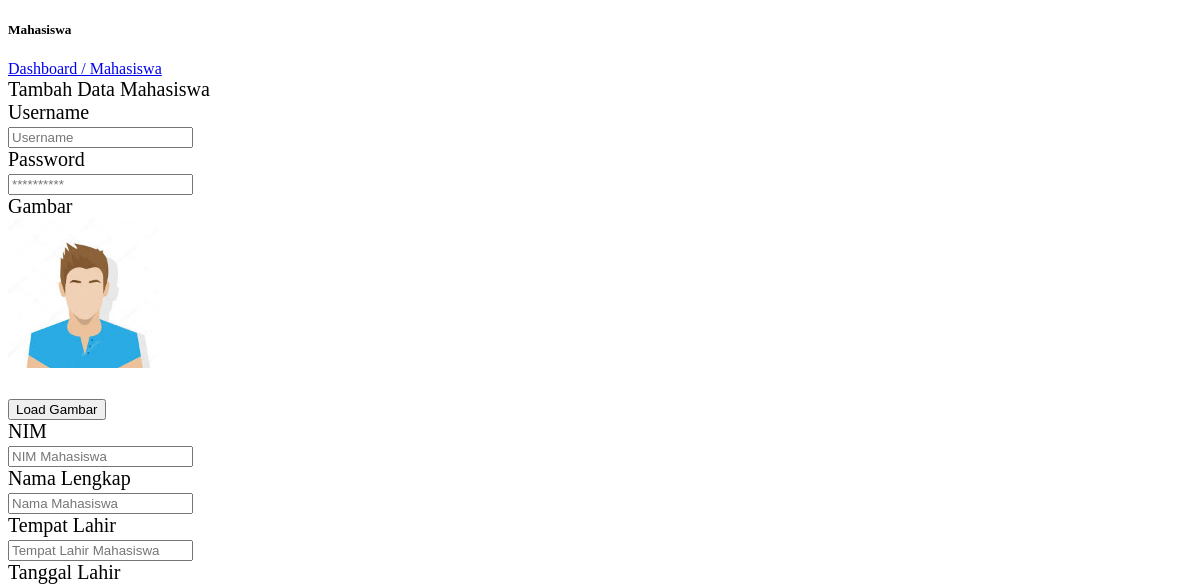
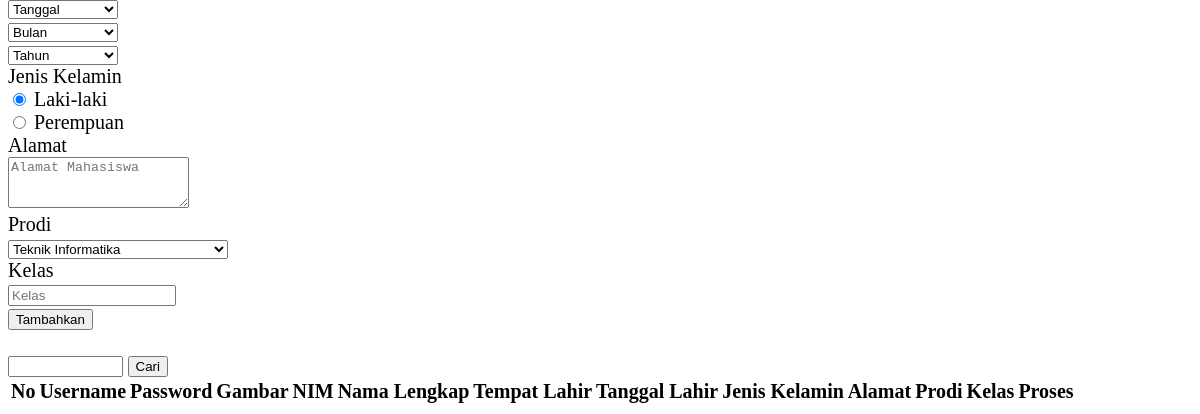
/module/admin/mahasiswa/dataMahasiswa.php, run on an earlier commit of the app's database (2 pictures, top to bottom).
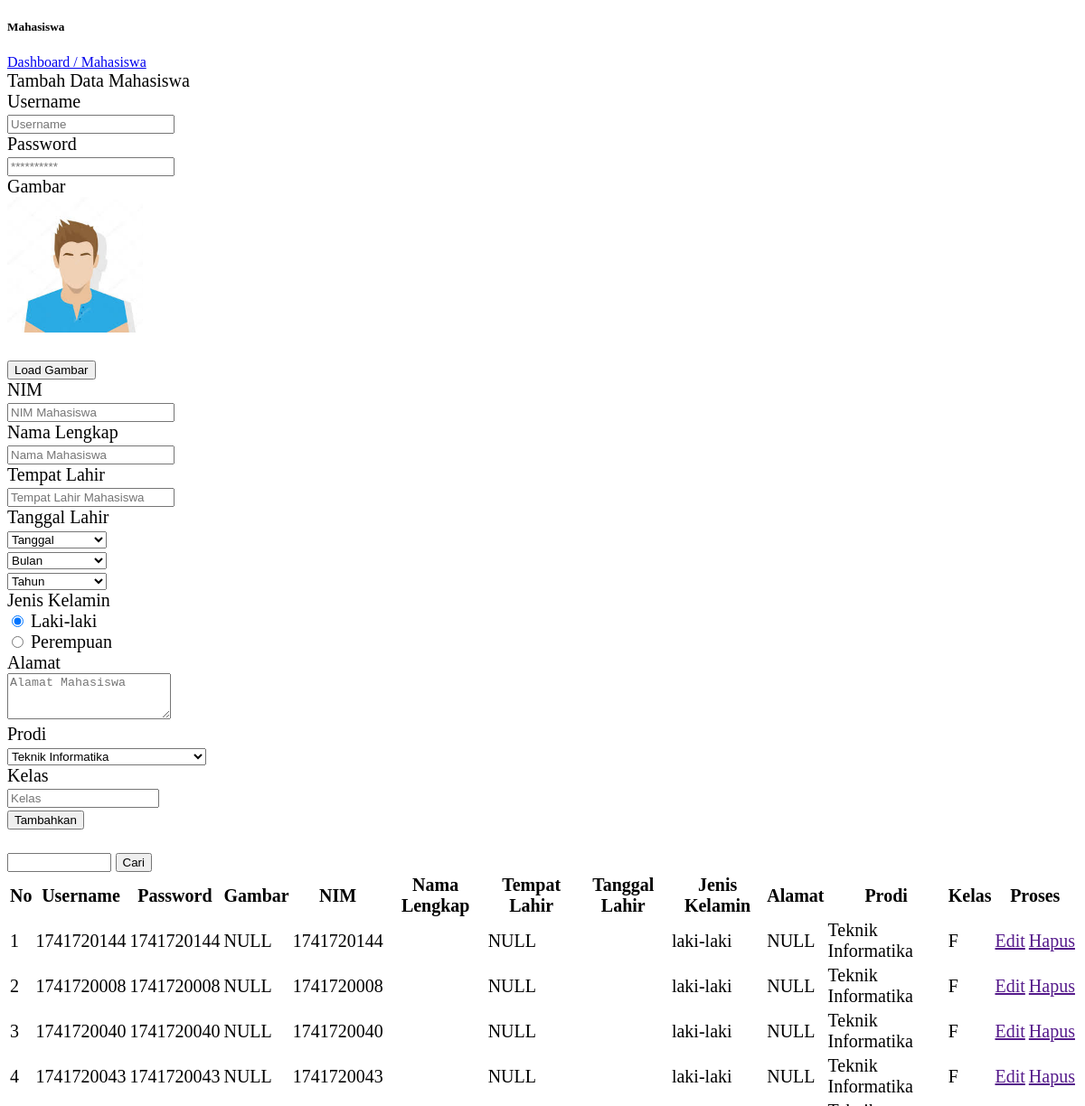
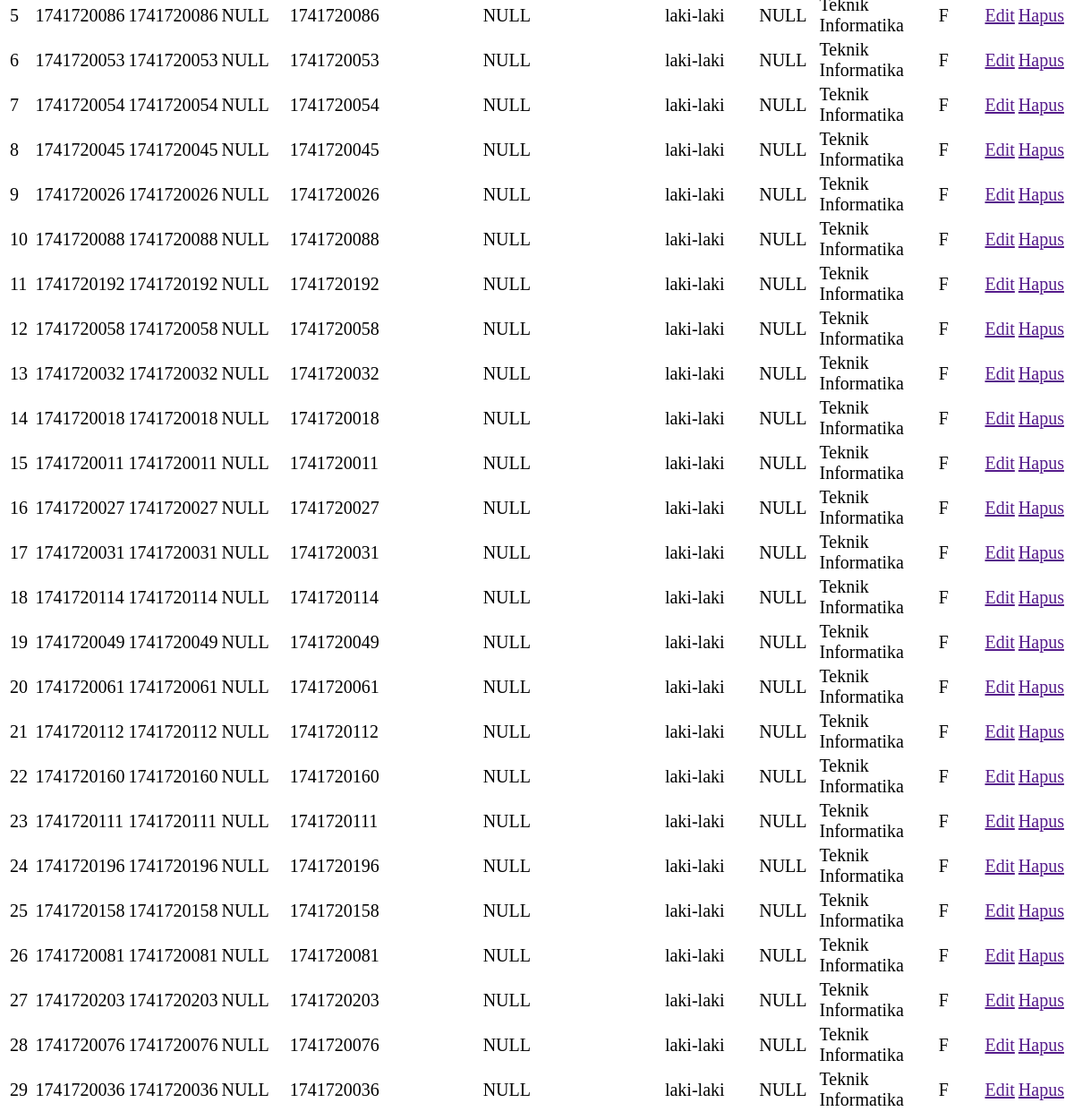
And on a later commit of the database (2 pictures, top to bottom).
### tables this page shows
CREATE TABLE `tabel_mahasiswa` (
  `id_mahasiswa` int(30) NOT NULL,
  `id_prodi` int(30) NOT NULL,
  `id_kelas` int(30) NOT NULL,
  `id_semester` int(11) NOT NULL,
  `nim` varchar(50) NOT NULL,
  `nama` varchar(100) NOT NULL,
  `alamat` varchar(250) DEFAULT NULL,
  `jenis_kelamin` enum('laki-laki','perempuan') NOT NULL,
  `tempat_lahir` varchar(50) DEFAULT NULL,
  `tanggal_lahir` date DEFAULT NULL,
  `foto` text,
  `waktu_edit` datetime DEFAULT NULL,
  `id_user` int(11) NOT NULL
);

CREATE TABLE `tabel_user` (
  `id_user` int(10) NOT NULL,
  `username` varchar(30) NOT NULL,
  `password` varchar(40) NOT NULL,
  `level` enum('mahasiswa','dosen','admin') NOT NULL
);

CREATE TABLE `tabel_prodi` (
  `id_prodi` int(30) NOT NULL,
  `nama` varchar(50) NOT NULL,
  `kode` varchar(30) NOT NULL
);

CREATE TABLE `tabel_kelas` (
  `id_kelas` int(30) NOT NULL,
  `kode_kelas` varchar(50) NOT NULL,
  `id_prodi` int(10) NOT NULL,
  `tingkat` int(11) NOT NULL
);

### module/admin/mahasiswa/dataMahasiswa.php (the view, shortened to what the rows shown need)
<!DOCTYPE html>
<html>
<head>
</head>
<body onload="setup();">
    <main role="main" class="container-fluid">
        <div id="dataMahasiswa" class="row">
            <div class="col-md-12 p-0" style="font-size:20px;">
                <div class="m-2 p-3 bg-white rounded shadow-sm">
                    <div class="media-body pb-3 mb-0 small lh-125">
                        <div class="isi">
                            <br>
                            <br>
                            <div class="scrolltable">
                                <table class="table table-striped table-bordered text-center">
                                    <thead>
                                        <tr>
                                            <th>No</th>
                                            <th>Username</th>
                                            <th>Password</th>
                                            <th>Gambar</th>
                                            <th>NIM</th>
                                            <th>Nama Lengkap</th>
                                            <th>Tempat Lahir</th>
                                            <th>Tanggal Lahir</th>
                                            <th>Jenis Kelamin</th>
                                            <th>Alamat</th>
                                            <th>Prodi</th>
                                            <th>Kelas</th>
                                            <th colspan="2">Proses</th>
                                        </tr>
                                    </thead>
                                    <tbody>
                                        <?php
                                            $query = "SELECT
                                            tabel_user.username,
                                            tabel_user.password,
                                            tabel_mahasiswa.nim,
                                            tabel_mahasiswa.nama,
                                            tabel_mahasiswa.alamat,
                                            tabel_mahasiswa.jenis_kelamin,
                                            tabel_mahasiswa.tempat_lahir,
                                            tabel_mahasiswa.tanggal_lahir,
                                            tabel_mahasiswa.foto,
                                            tabel_prodi.nama,
                                            tabel_kelas.kode_kelas
                                            FROM tabel_user INNER JOIN
                                            tabel_mahasiswa ON
                                            tabel_user.username = tabel_mahasiswa.nim
                                            INNER JOIN tabel_prodi ON
                                            tabel_mahasiswa.id_prodi = tabel_prodi.id_prodi
                                            INNER JOIN tabel_kelas ON
                                            tabel_mahasiswa.id_kelas = tabel_kelas.id_kelas
                                            ";
                                            $result = mysqli_query($con, $query);
                                            if(mysqli_num_rows($result) > 0){
                                                $index = 1;
                                                while($row = mysqli_fetch_assoc($result)){
                                                    echo"
                                                    <tr>
                                                        <td>". $index++ ."</td>
                                                        <td>". $row["username"] ."</td>
                                                        <td>". $row["password"] ."</td>
                                                        <td>". $row["foto"] ."</td>
                                                        <td>". $row["nim"] ."</td>
                                                        <td>". $row["tabel_mahasiswa.nama"] ."</td>
                                                        <td>". $row["tempat_lahir"] ."</td>
                                                        <td>". $row["tanggal_lahir"] ."</td>
                                                        <td>". $row["jenis_kelamin"] ."</td>
                                                        <td>". $row["alamat"] ."</td>
                                                        <td>". $row["nama"]."</td>
                                                        <td>". $row["kode_kelas"]."</td>
                                                        <td>
                                                        <a href='' class='btn btn-primary' data-toggle='modal' data-target='#modalEditAdminMahasiswa'>Edit</a>
                                                        </td>
                                                        <td>
                                                        <a href='' class='btn btn-danger' data-toggle='modal' data-target='#modalHapusAdminMahasiswa'>Hapus</a>
                                                        </td>
                                                    </tr>
                                                    ";
                                                }
                                            }
                                        ?>
                                    </tbody>
                                </table>
                            </div>
                        </div>
                    </div>
                </div>
            </div>
        </div>
    </main>
</body>
</html>

What changed in the data, as far as the page shows it:
added tabel_mahasiswa: id_user.username "1741720144", id_user.password "1741720144", foto "NULL", nim "1741720144", tempat_lahir "NULL", jenis_kelamin "laki-laki", alamat "NULL", id_prodi.nama "Teknik Informatika", id_kelas.kode_kelas "F"
added tabel_mahasiswa: id_user.username "1741720008", id_user.password "1741720008", foto "NULL", nim "1741720008", tempat_lahir "NULL", jenis_kelamin "laki-laki", alamat "NULL", id_prodi.nama "Teknik Informatika", id_kelas.kode_kelas "F"
added tabel_mahasiswa: id_user.username "1741720040", id_user.password "1741720040", foto "NULL", nim "1741720040", tempat_lahir "NULL", jenis_kelamin "laki-laki", alamat "NULL", id_prodi.nama "Teknik Informatika", id_kelas.kode_kelas "F"
added tabel_mahasiswa: id_user.username "1741720043", id_user.password "1741720043", foto "NULL", nim "1741720043", tempat_lahir "NULL", jenis_kelamin "laki-laki", alamat "NULL", id_prodi.nama "Teknik Informatika", id_kelas.kode_kelas "F"
added tabel_mahasiswa: id_user.username "1741720086", id_user.password "1741720086", foto "NULL", nim "1741720086", tempat_lahir "NULL", jenis_kelamin "laki-laki", alamat "NULL", id_prodi.nama "Teknik Informatika", id_kelas.kode_kelas "F"
added tabel_mahasiswa: id_user.username "1741720053", id_user.password "1741720053", foto "NULL", nim "1741720053", tempat_lahir "NULL", jenis_kelamin "laki-laki", alamat "NULL", id_prodi.nama "Teknik Informatika", id_kelas.kode_kelas "F"
added tabel_mahasiswa: id_user.username "1741720054", id_user.password "1741720054", foto "NULL", nim "1741720054", tempat_lahir "NULL", jenis_kelamin "laki-laki", alamat "NULL", id_prodi.nama "Teknik Informatika", id_kelas.kode_kelas "F"
added tabel_mahasiswa: id_user.username "1741720045", id_user.password "1741720045", foto "NULL", nim "1741720045", tempat_lahir "NULL", jenis_kelamin "laki-laki", alamat "NULL", id_prodi.nama "Teknik Informatika", id_kelas.kode_kelas "F"
added tabel_mahasiswa: id_user.username "1741720026", id_user.password "1741720026", foto "NULL", nim "1741720026", tempat_lahir "NULL", jenis_kelamin "laki-laki", alamat "NULL", id_prodi.nama "Teknik Informatika", id_kelas.kode_kelas "F"
added tabel_mahasiswa: id_user.username "1741720088", id_user.password "1741720088", foto "NULL", nim "1741720088", tempat_lahir "NULL", jenis_kelamin "laki-laki", alamat "NULL", id_prodi.nama "Teknik Informatika", id_kelas.kode_kelas "F"
added tabel_mahasiswa: id_user.username "1741720192", id_user.password "1741720192", foto "NULL", nim "1741720192", tempat_lahir "NULL", jenis_kelamin "laki-laki", alamat "NULL", id_prodi.nama "Teknik Informatika", id_kelas.kode_kelas "F"
added tabel_mahasiswa: id_user.username "1741720058", id_user.password "1741720058", foto "NULL", nim "1741720058", tempat_lahir "NULL", jenis_kelamin "laki-laki", alamat "NULL", id_prodi.nama "Teknik Informatika", id_kelas.kode_kelas "F"
added tabel_mahasiswa: id_user.username "1741720032", id_user.password "1741720032", foto "NULL", nim "1741720032", tempat_lahir "NULL", jenis_kelamin "laki-laki", alamat "NULL", id_prodi.nama "Teknik Informatika", id_kelas.kode_kelas "F"
added tabel_mahasiswa: id_user.username "1741720018", id_user.password "1741720018", foto "NULL", nim "1741720018", tempat_lahir "NULL", jenis_kelamin "laki-laki", alamat "NULL", id_prodi.nama "Teknik Informatika", id_kelas.kode_kelas "F"
added tabel_mahasiswa: id_user.username "1741720011", id_user.password "1741720011", foto "NULL", nim "1741720011", tempat_lahir "NULL", jenis_kelamin "laki-laki", alamat "NULL", id_prodi.nama "Teknik Informatika", id_kelas.kode_kelas "F"
added tabel_mahasiswa: id_user.username "1741720027", id_user.password "1741720027", foto "NULL", nim "1741720027", tempat_lahir "NULL", jenis_kelamin "laki-laki", alamat "NULL", id_prodi.nama "Teknik Informatika", id_kelas.kode_kelas "F"
added tabel_mahasiswa: id_user.username "1741720031", id_user.password "1741720031", foto "NULL", nim "1741720031", tempat_lahir "NULL", jenis_kelamin "laki-laki", alamat "NULL", id_prodi.nama "Teknik Informatika", id_kelas.kode_kelas "F"
added tabel_mahasiswa: id_user.username "1741720114", id_user.password "1741720114", foto "NULL", nim "1741720114", tempat_lahir "NULL", jenis_kelamin "laki-laki", alamat "NULL", id_prodi.nama "Teknik Informatika", id_kelas.kode_kelas "F"
added tabel_mahasiswa: id_user.username "1741720049", id_user.password "1741720049", foto "NULL", nim "1741720049", tempat_lahir "NULL", jenis_kelamin "laki-laki", alamat "NULL", id_prodi.nama "Teknik Informatika", id_kelas.kode_kelas "F"
added tabel_mahasiswa: id_user.username "1741720061", id_user.password "1741720061", foto "NULL", nim "1741720061", tempat_lahir "NULL", jenis_kelamin "laki-laki", alamat "NULL", id_prodi.nama "Teknik Informatika", id_kelas.kode_kelas "F"
added tabel_mahasiswa: id_user.username "1741720112", id_user.password "1741720112", foto "NULL", nim "1741720112", tempat_lahir "NULL", jenis_kelamin "laki-laki", alamat "NULL", id_prodi.nama "Teknik Informatika", id_kelas.kode_kelas "F"
added tabel_mahasiswa: id_user.username "1741720160", id_user.password "1741720160", foto "NULL", nim "1741720160", tempat_lahir "NULL", jenis_kelamin "laki-laki", alamat "NULL", id_prodi.nama "Teknik Informatika", id_kelas.kode_kelas "F"
added tabel_mahasiswa: id_user.username "1741720111", id_user.password "1741720111", foto "NULL", nim "1741720111", tempat_lahir "NULL", jenis_kelamin "laki-laki", alamat "NULL", id_prodi.nama "Teknik Informatika", id_kelas.kode_kelas "F"
added tabel_mahasiswa: id_user.username "1741720196", id_user.password "1741720196", foto "NULL", nim "1741720196", tempat_lahir "NULL", jenis_kelamin "laki-laki", alamat "NULL", id_prodi.nama "Teknik Informatika", id_kelas.kode_kelas "F"
added tabel_mahasiswa: id_user.username "1741720158", id_user.password "1741720158", foto "NULL", nim "1741720158", tempat_lahir "NULL", jenis_kelamin "laki-laki", alamat "NULL", id_prodi.nama "Teknik Informatika", id_kelas.kode_kelas "F"
added tabel_mahasiswa: id_user.username "1741720081", id_user.password "1741720081", foto "NULL", nim "1741720081", tempat_lahir "NULL", jenis_kelamin "laki-laki", alamat "NULL", id_prodi.nama "Teknik Informatika", id_kelas.kode_kelas "F"
added tabel_mahasiswa: id_user.username "1741720203", id_user.password "1741720203", foto "NULL", nim "1741720203", tempat_lahir "NULL", jenis_kelamin "laki-laki", alamat "NULL", id_prodi.nama "Teknik Informatika", id_kelas.kode_kelas "F"
added tabel_mahasiswa: id_user.username "1741720076", id_user.password "1741720076", foto "NULL", nim "1741720076", tempat_lahir "NULL", jenis_kelamin "laki-laki", alamat "NULL", id_prodi.nama "Teknik Informatika", id_kelas.kode_kelas "F"
added tabel_mahasiswa: id_user.username "1741720036", id_user.password "1741720036", foto "NULL", nim "1741720036", tempat_lahir "NULL", jenis_kelamin "laki-laki", alamat "NULL", id_prodi.nama "Teknik Informatika", id_kelas.kode_kelas "F"
